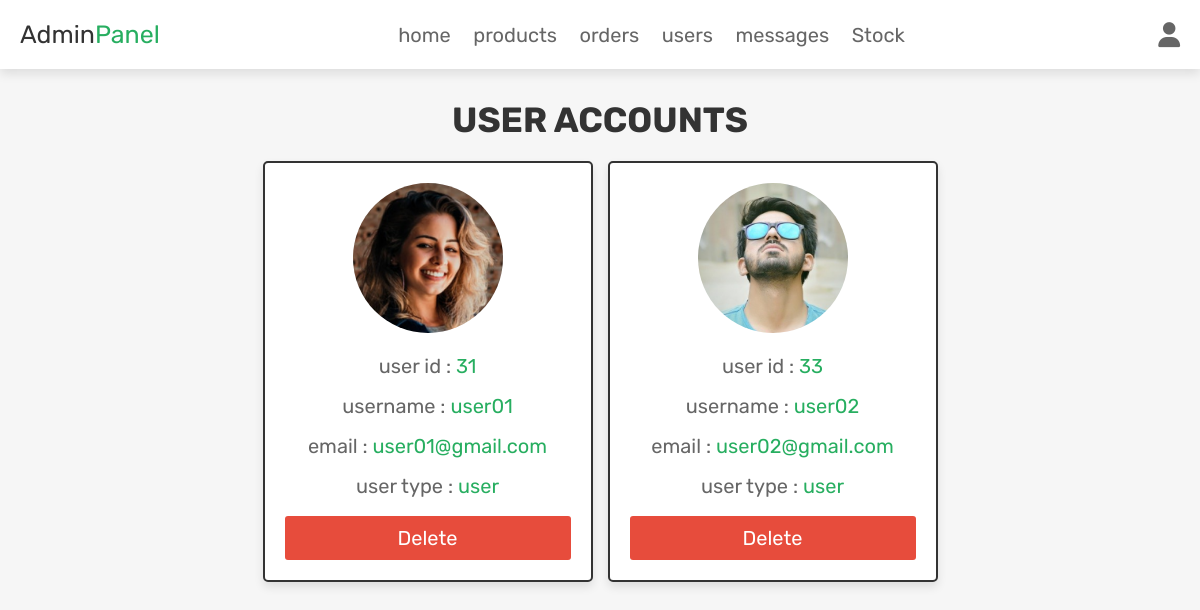
Page /admin_users.php (signed in) on the committed database.
### tables this page shows
CREATE TABLE `users` (
  `id` int(100) NOT NULL,
  `name` varchar(100) NOT NULL,
  `email` varchar(100) NOT NULL,
  `password` varchar(100) NOT NULL,
  `user_type` varchar(20) NOT NULL DEFAULT 'user',
  `image` varchar(100) NOT NULL
);

### admin_users.php (the view, shortened to what this page needs)
<?php
@include 'config.php';
$admin_id = $_SESSION['admin_id'];
?>
<!DOCTYPE html>
<html lang="en">
<head>
   <link rel="stylesheet" href="https://cdnjs.cloudflare.com/ajax/libs/font-awesome/6.1.1/css/all.min.css">
   <link rel="stylesheet" href="css/admin_style.css">
</head>
<body>
<?php include 'admin_header.php'; ?>
<section class="user-accounts">
   <h1 class="title">user accounts</h1>
   <div class="box-container">
      <?php
         $select_users = $conn->prepare("SELECT * FROM `users`");
         $select_users->execute();
         while($fetch_users = $select_users->fetch(PDO::FETCH_ASSOC)){
      ?>
      <div class="box" style="<?php if($fetch_users['id'] == $admin_id){ echo 'display:none'; }; ?>">
         <img src="uploaded_img/<?= $fetch_users['image']; ?>" alt="">
         <p> user id : <span><?= $fetch_users['id']; ?></span></p>
         <p> username : <span><?= $fetch_users['name']; ?></span></p>
         <p> email : <span><?= $fetch_users['email']; ?></span></p>
         <p> user type : <span style=" color:<?php if($fetch_users['user_type'] == 'admin'){ echo 'orange'; }; ?>"><?= $fetch_users['user_type']; ?></span></p>
         <a href="admin_users.php?delete=<?= $fetch_users['id']; ?>" onclick="return confirm('delete this user?');" class="delete-btn">delete</a>
      </div>
      <?php
      }
      ?>
   </div>
</section>
</body>
</html>

### css/admin_style.css (style rules this page uses)
.user-accounts .box-container { display: grid; grid-template-columns: repeat(auto-fit, 33rem); gap:1.5rem; align-items: flex-start; justify-content:center; }
.user-accounts .box-container .box { border:var(--border); box-shadow: var(--box-shadow); background-color: var(--white); border-radius: .5rem; padding:2rem; text-align: center; }
.user-accounts .box-container .box img { height: 15rem; width: 15rem; border-radius: 50%; object-fit: cover; margin-bottom: 1rem; }
.user-accounts .box-container .box p { line-height: 1.5; padding:.5rem 0; font-size: 2rem; color:var(--light-color); }
.user-accounts .box-container .box p span { color:var(--green); }

### css/components.css (style rules this page uses)
:root { --green:#27ae60; --orange:#f39c12; --red:#e74c3c; --black:#333; --light-color:#666; --white:#fff; --light-bg:#f6f6f6; --border:.2rem solid var(--black); --box-shadow:0 .5rem 1rem rgba(0,0,0,.1); }
* { font-family: 'Rubik', sans-serif; margin:0; padding:0; box-sizing: border-box; outline: none; border:none; text-decoration: none; color:var(--black); }
body { background-color: var(--light-bg); }
html { font-size: 62.5%; overflow-x: hidden; scroll-behavior: smooth; scroll-padding-top: 6.5rem; }
section { padding:3rem 2rem; max-width: 1000px; margin:0 auto; }
.btn, .delete-btn, .option-btn { display: block; width: 100%; margin-top: 1rem; border-radius: .3rem; color:var(--white); font-size: 2rem; padding:1rem 1rem; text-transform: capitalize; cursor: pointer; text-align: center; }
.delete-btn { background-color: var(--red); }
.title { text-align: center; margin-bottom: 2rem; text-transform: uppercase; color:var(--black); font-size: 3.5rem; }

### rows in the picture
users: image (picture), id "31", name "user01", email "user01@gmail.com", user_type "user"
users: image (picture), id "33", name "user02", email "user02@gmail.com", user_type "user"
